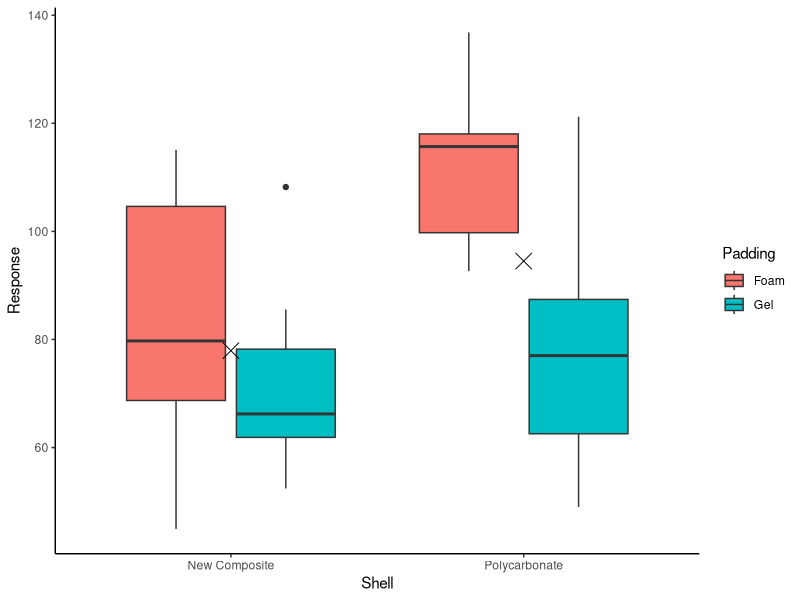
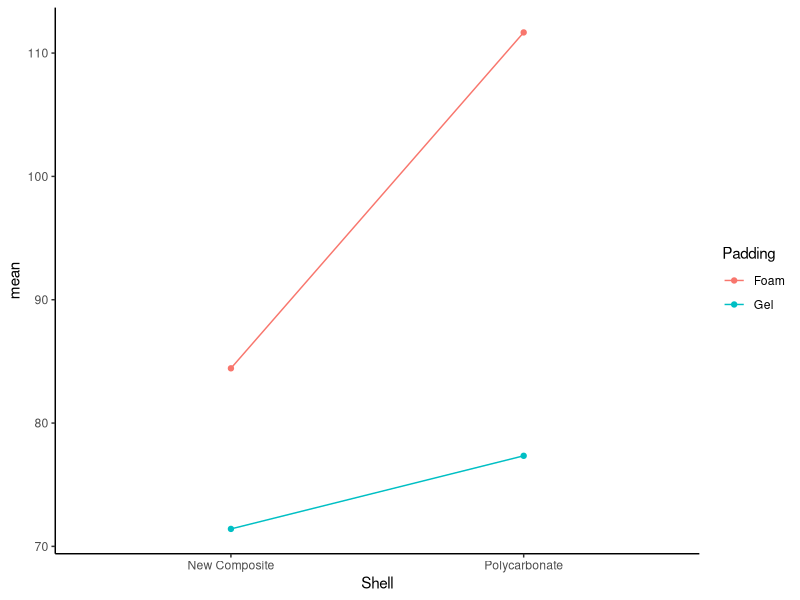

Here is the R script that generated these plots, in order: (Note: this script raises an error after producing the figures.)
## ---- chunk 1
library(tidyverse)
library(readxl)
library(rstatix)
## Read in the Data ##
helmet <- read_excel("Football Helmet.xlsx")
## Calculate Means & SDs of Shell Type ##
helmet |>
  group_by(Shell) |>
  get_summary_stats(Response,type='mean_sd') |>
  select(Shell,mean,sd)
## ---- chunk 2
## Calculate Means & SDs of Padding Type ##
helmet |>
  group_by(Padding) |>
  get_summary_stats(Response,type='mean_sd') |>
  select(Padding,mean,sd)
## ---- chunk 3
helmet |>
  group_by(Shell,Padding) |>
  get_summary_stats(Response,type='mean_sd') |>
  select(Shell,Padding,mean,sd)
## ---- chunk 4
## Let's look at a boxplot to visualize the data. ##
helmet |>
  ggplot(aes(x=Shell)) +
  geom_boxplot(aes(y=Response,fill=Padding)) +
  geom_point(data = helmet |>
               group_by(Shell) |>
               get_summary_stats(Response,type='mean_sd'),
             aes(x=Shell,y=mean),shape=4,
             size=5) +
  theme_classic()
## ---- chunk 5
helmet |>
  group_by(Shell,Padding) |>
  get_summary_stats(Response,type='mean_sd') |>
  ggplot(aes(x=Shell,y=mean,group=Padding,color=Padding)) +
  geom_point() +
  geom_line() +
  theme_classic() 
## ---- chunk 6
knitr::include_graphics("Interaction Plots.png")
## ---- chunk 7
## Fit ANOVA model ##
mod <- aov(Response ~ Shell*Padding,data=helmet)
## Obtain ANOVA table ##
library(broom)
mod |>
  tidy()
## ---- chunk 8
## Tukey's PostHoc Test ##
TukeyHSD(mod) |>
  tidy() |>
  filter(term %in% c("Shell","Padding")) |>
  select(term,contrast,estimate,adj.p.value)
